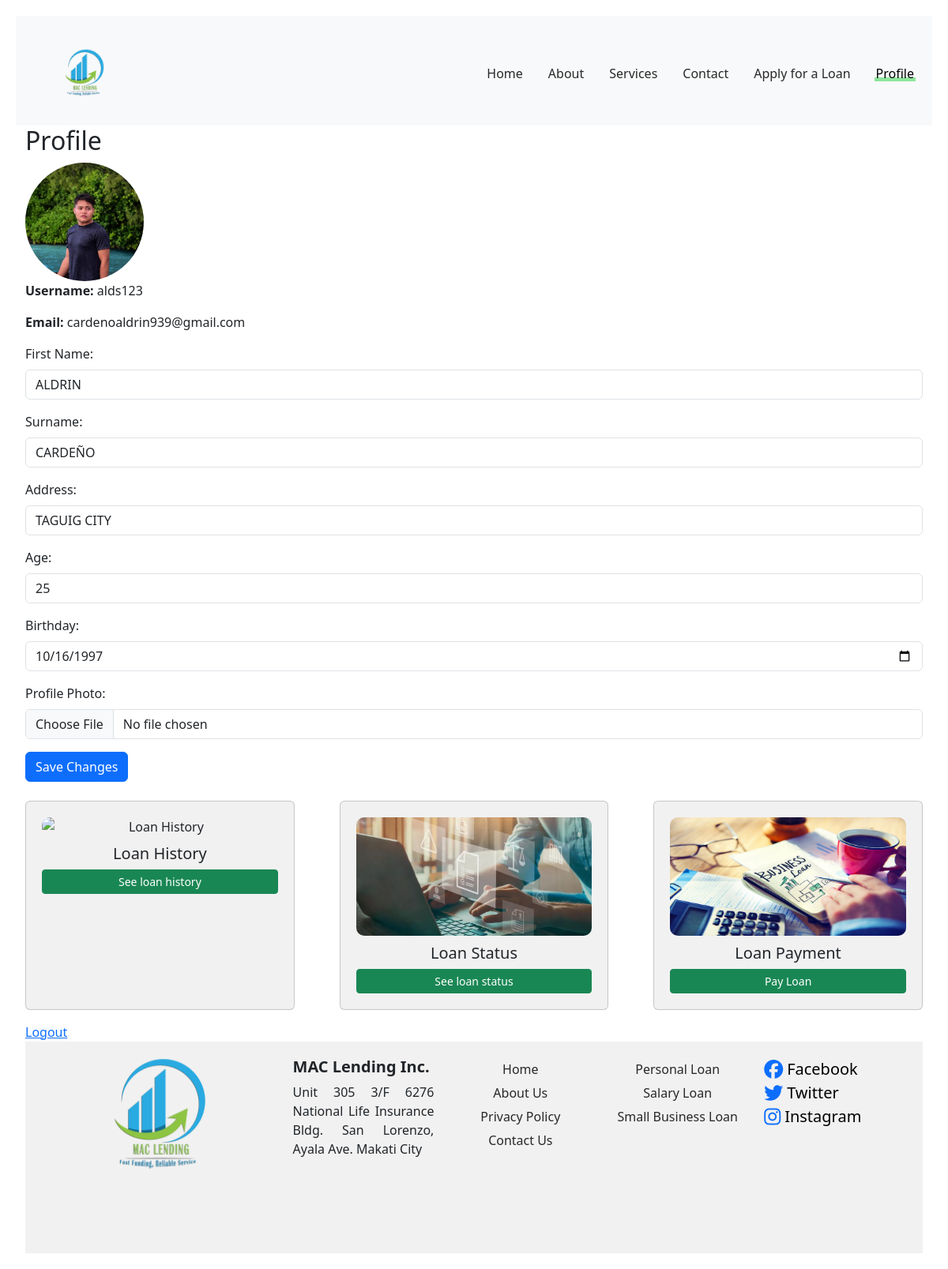
/profile.php (signed in), run on the app's committed database.
### tables this page shows
CREATE TABLE `users` (
  `id` int(11) NOT NULL,
  `first_name` varchar(50) NOT NULL,
  `surname` varchar(50) NOT NULL,
  `address` varchar(100) NOT NULL,
  `age` int(11) NOT NULL,
  `birthday` date NOT NULL,
  `email` varchar(100) NOT NULL,
  `password` varchar(100) NOT NULL,
  `username` varchar(255) NOT NULL,
  `profile_photo` varchar(255) DEFAULT NULL
);

### profile.php (the view, shortened to what this page needs)
<?php
$pdo = new PDO('mysql:host=localhost;dbname=loan_db', 'root', '');
$query = $pdo->prepare('SELECT * FROM users WHERE username = :username');
$query->bindParam(':username', $_SESSION['username']);
$query->execute();
$user = $query->fetch(PDO::FETCH_ASSOC);
?>
<!DOCTYPE html>
<html lang="en">
<head>
    <link rel="stylesheet" href="https://cdnjs.cloudflare.com/ajax/libs/bootstrap/5.3.0/css/bootstrap.min.css">
    <link rel="stylesheet" href="css/index.css">
    <link rel="stylesheet" href="https://cdnjs.cloudflare.com/ajax/libs/font-awesome/5.15.3/css/all.min.css">
</head>
<body>
    <nav class="navbar navbar-expand-lg navbar-light bg-light">
        <div class="container">
            <img src="image/logo.png" width="150px" class="navbar-brand p-2" href="index.html">
            <div class="collapse navbar-collapse justify-content-end" id="navbarNav">
                <ul class="navbar-nav ml-auto">
                    <li class="nav-item">
                        <a class="nav-link" href="home.php">Home</a>
                    </li>
                    <li class="nav-item">
                        <a class="nav-link" href="#">About</a>
                    </li>
                    <li class="nav-item">
                        <a class="nav-link" href="#">Services</a>
                    </li>
                    <li class="nav-item">
                        <a class="nav-link" href="#">Contact</a>
                    </li>
                    <li class="nav-item">
                        <a class="nav-link" href="loan_application.php">Apply for a Loan</a>
                    </li>
                    <li class="nav-item">
                        <a class="nav-link mr-3  active" href="#">Profile</a>
                    </li>
                </ul>
            </div>
        </div>
    </nav>
    <div class="main container-fluid">
        <div class="row">
            <div class="col-md-12">
            <form method="POST" action="profile.php" enctype="multipart/form-data">
            <h2>Profile</h2>
            <?php if ($user['profile_photo']): ?>
              <img src="<?php echo $user['profile_photo']; ?>" alt="Profile Photo" class="profile-photo">
    <?php else: ?>
        <p>No profile photo found.</p>
    <?php endif; ?>
    <br>
                <p><strong>Username:</strong> <?php echo $user['username']; ?></p>
<p><strong>Email:</strong> <?php echo $user['email']; ?></p>
        <div class="mb-3">
            <label for="first_name" class="form-label">First Name:</label>
            <input type="text" class="form-control" id="first_name" name="first_name" value="<?php echo $user['first_name'] ?>">
        </div>
        <div class="mb-3">
            <label for="surname" class="form-label">Surname:</label>
            <input type="text" class="form-control" id="surname" name="surname" value="<?php echo $user['surname'] ?>">
        </div>
        <div class="mb-3">
            <label for="address" class="form-label">Address:</label>
            <input type="text" class="form-control" id="address" name="address" value="<?php echo $user['address'] ?>">
        </div>
        <div class="mb-3">
            <label for="age" class="form-label">Age:</label>
            <input type="number" class="form-control" id="age" name="age" value="<?php echo $user['age'] ?>">
        </div>
        <div class="mb-3">
            <label for="birthday" class="form-label">Birthday:</label>
            <input type="date" class="form-control" id="birthday" name="birthday" value="<?php echo $user['birthday'] ?>">
        </div>
        <div class="mb-3">
            <label for="profile_photo" class="form-label">Profile Photo:</label>
            <input type="file" class="form-control" id="profile_photo" name="profile_photo">
        </div>
        <button type="submit" class="btn btn-primary">Save Changes</button>
    </form>
    <br>
            <div class="card-container mb-3">
                <div class="card">
                    <img src="image/image8.jpg" alt="Loan History" class="img-fluid">
                    <h5>Loan History</h5>
                    <button class="btn btn-success btn-sm">See loan history</button>
                </div>
                <div class="card">
                    <img src="image/image9.png" alt="Loan Status" class="img-fluid">
                    <h5>Loan Status</h5>
                    <button class="btn btn-success btn-sm">See loan status</button>
                </div>
                <div class="card">
                    <img src="image/image10.jpeg" alt="Loan Payment" class="img-fluid">
                    <h5>Loan Payment</h5>
                    <button class="btn btn-success btn-sm">Pay Loan</button>
                </div>
            </div>
            <a href="logout.php">Logout</a>
        </div>
    </div>
    <footer class="footer">
        <div class="container">
            <div class="footer-row">
                <div class="footer-logo">
                    <img src="image/logo.png" alt="Logo" class="img-fluid">
                </div>
                <div class="footer-columns">
                    <div class="footer-column">
                        <h5>MAC Lending Inc.</h5>
                        <p>Unit 305 3/F 6276 National Life Insurance Bldg. San Lorenzo, Ayala Ave. Makati City</p>
                    </div>
                    <div class="footer-column">
                        <div class="footer-links">
                            <a class="nav-link" href="index.html">Home</a>
                        </div>
                        <div class="footer-links">
                            <a class="nav-link" href="index.html">About Us</a>
                        </div>
                        <div class="footer-links">
                            <a class="nav-link" href="index.html">Privacy Policy</a>
                        </div>
                        <div class="footer-links">
                            <a class="nav-link" href="index.html">Contact Us</a>
                        </div>
                    </div>
                    <div class="footer-column">
                        <div class="footer-links">
                            <a class="nav-link" href="index.html">Personal Loan</a>
                        </div>
                        <div class="footer-links">
                            <a class="nav-link" href="index.html">Salary Loan</a>
                        </div>
                        <div class="footer-links">
                            <a class="nav-link" href="index.html">Small Business Loan</a>
                        </div>
                    </div>
                    <div class="footer-column">
                        <div class="social-icons">
                            <a href="https://www.facebook.com" target="_blank">
                                <i class="fab fa-facebook"></i>
                                <span>Facebook</span>
                            </a>
                        </div>
                        <div class="social-icons">
                            <a href="https://www.twitter.com" target="_blank">
                                <i class="fab fa-twitter"></i>
                                <span>Twitter</span>
                            </a>
                        </div>
                        <div class="social-icons">
                            <a href="https://www.instagram.com" target="_blank">
                                <i class="fab fa-instagram"></i>
                                <span>Instagram</span>
                            </a>
                        </div>
                    </div>
                </div>
            </div>
        </div>
    </footer>
</body>
</html>

### css/index.css (style rules this page uses)
body { padding: 20px; margin: 0; }
p { text-align: justify; }
.navbar-nav { display: flex; justify-content: flex-end; list-style-type: none; padding: 0; }
.navbar-nav li { margin-right: 10px; }
.navbar-nav li:last-child { margin-right: 0; }
.navbar-brand { display: flex; align-items: center; }
.card-container { display: flex; justify-content: space-between; }
.card { flex-basis: 30%; padding: 20px; text-align: center; background-color: #f1f1f1; width: 20px; }
.card img { width: 100%; max-height: 150px; object-fit: cover; border-radius: 10px; }
.card h5 { margin-top: 10px; }
.footer { background-color: #f1f1f1; padding: 20px 0; }
.container { max-width: 1200px; margin: 0 auto; }
.footer-row { display: flex; align-items: center; }
.footer-logo img { max-height: 350px; }
.footer-columns { display: flex; flex-wrap: wrap; }
.footer-column { flex-basis: 25%; padding: 0 10px; }
.footer-column h5 { font-weight: bold; }
.footer-column p { margin-bottom: 100px; }
.footer { display: flex; justify-content: center; }
.footer-links { display: flex; justify-content: center; }
.footer-logo { margin-top: -6em; }
.social-icons { display: flex; align-items: center; }
.social-icons a { display: flex; align-items: center; margin-right: 10px; text-decoration: none; }
.social-icons i { margin-right: 5px; font-size: 24px; }
.social-icons span { font-size: 20px; color: black; }
.img-fluid { border-radius: 20px; }

### profile.php (style rules this page uses)
.navbar-nav { flex-direction: column; align-items: center; margin-top: 1rem; }
.nav-item { margin-bottom: 10px; }
.nav-link { position: relative; color: #282828; text-decoration: none; margin: 3px; z-index: 1; }
.nav-link.active::after { content: ""; position: absolute; bottom: 10px; left: 10%; width: 80%; height: 5px; background-color:#8ee69c; z-index: -1; }
.profile-photo { width: 150px; height: 150px; border-radius: 50%; object-fit: cover; }

### data on the page
users: profile_photo (picture), username "alds123", email "cardenoaldrin939@gmail.com", first_name "ALDRIN", surname "CARDEÑO", address "TAGUIG CITY", age "25", birthday "10/16/1997"
